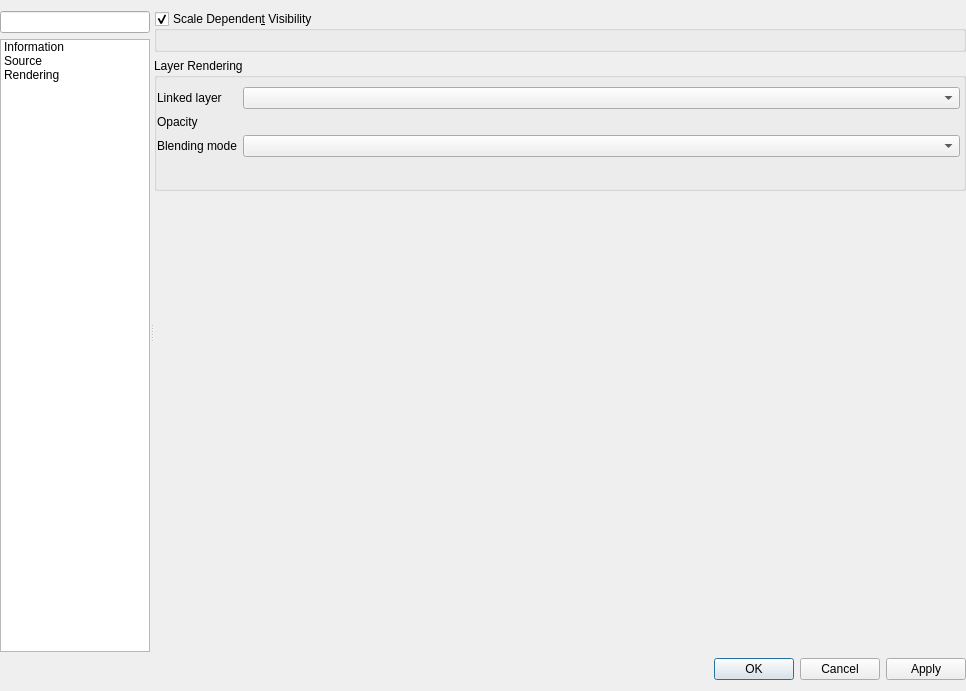
<?xml version="1.0" encoding="UTF-8"?>
<ui version="4.0">
 <class>QgsAnnotationLayerPropertiesBase</class>
 <widget class="QDialog" name="QgsAnnotationLayerPropertiesBase">
  <property name="geometry">
   <rect>
    <x>0</x>
    <y>0</y>
    <width>966</width>
    <height>691</height>
   </rect>
  </property>
  <property name="minimumSize">
   <size>
    <width>700</width>
    <height>0</height>
   </size>
  </property>
  <property name="windowTitle">
   <string>Annotation Layer Properties</string>
  </property>
  <layout class="QVBoxLayout" name="verticalLayout">
   <property name="leftMargin">
    <number>0</number>
   </property>
   <property name="rightMargin">
    <number>0</number>
   </property>
   <item>
    <widget class="QSplitter" name="mOptionsSplitter">
     <property name="orientation">
      <enum>Qt::Horizontal</enum>
     </property>
     <property name="childrenCollapsible">
      <bool>false</bool>
     </property>
     <widget class="QFrame" name="mOptionsListFrame">
      <property name="minimumSize">
       <size>
        <width>0</width>
        <height>0</height>
       </size>
      </property>
      <property name="frameShape">
       <enum>QFrame::NoFrame</enum>
      </property>
      <property name="frameShadow">
       <enum>QFrame::Raised</enum>
      </property>
      <layout class="QVBoxLayout" name="verticalLayout_2">
       <property name="leftMargin">
        <number>0</number>
       </property>
       <property name="topMargin">
        <number>0</number>
       </property>
       <property name="rightMargin">
        <number>0</number>
       </property>
       <property name="bottomMargin">
        <number>0</number>
       </property>
       <item>
        <widget class="QgsFilterLineEdit" name="mSearchLineEdit"/>
       </item>
       <item>
        <widget class="QListWidget" name="mOptionsListWidget">
         <property name="minimumSize">
          <size>
           <width>58</width>
           <height>0</height>
          </size>
         </property>
         <property name="maximumSize">
          <size>
           <width>150</width>
           <height>16777215</height>
          </size>
         </property>
         <property name="horizontalScrollBarPolicy">
          <enum>Qt::ScrollBarAlwaysOff</enum>
         </property>
         <property name="editTriggers">
          <set>QAbstractItemView::NoEditTriggers</set>
         </property>
         <property name="iconSize">
          <size>
           <width>32</width>
           <height>32</height>
          </size>
         </property>
         <property name="textElideMode">
          <enum>Qt::ElideNone</enum>
         </property>
         <property name="resizeMode">
          <enum>QListView::Adjust</enum>
         </property>
         <property name="wordWrap">
          <bool>true</bool>
         </property>
         <item>
          <property name="text">
           <string>Information</string>
          </property>
          <property name="toolTip">
           <string>Information</string>
          </property>
          <property name="icon">
           <iconset resource="../../../images/images.qrc">
            <normaloff>:/images/themes/default/propertyicons/metadata.svg</normaloff>:/images/themes/default/propertyicons/metadata.svg</iconset>
          </property>
         </item>
         <item>
          <property name="text">
           <string>Source</string>
          </property>
          <property name="toolTip">
           <string>Source</string>
          </property>
          <property name="icon">
           <iconset resource="../../../images/images.qrc">
            <normaloff>:/images/themes/default/propertyicons/system.svg</normaloff>:/images/themes/default/propertyicons/system.svg</iconset>
          </property>
         </item>
         <item>
          <property name="text">
           <string>Rendering</string>
          </property>
          <property name="toolTip">
           <string>Rendering</string>
          </property>
          <property name="icon">
           <iconset resource="../../../images/images.qrc">
            <normaloff>:/images/themes/default/propertyicons/rendering.svg</normaloff>:/images/themes/default/propertyicons/rendering.svg</iconset>
          </property>
         </item>
        </widget>
       </item>
      </layout>
     </widget>
     <widget class="QFrame" name="mOptionsFrame">
      <property name="sizePolicy">
       <sizepolicy hsizetype="Expanding" vsizetype="Preferred">
        <horstretch>1</horstretch>
        <verstretch>0</verstretch>
       </sizepolicy>
      </property>
      <property name="frameShape">
       <enum>QFrame::NoFrame</enum>
      </property>
      <property name="frameShadow">
       <enum>QFrame::Raised</enum>
      </property>
      <layout class="QVBoxLayout" name="verticalLayout_3">
       <property name="leftMargin">
        <number>0</number>
       </property>
       <property name="topMargin">
        <number>0</number>
       </property>
       <property name="rightMargin">
        <number>0</number>
       </property>
       <property name="bottomMargin">
        <number>0</number>
       </property>
       <item>
        <widget class="QStackedWidget" name="mOptionsStackedWidget">
         <property name="sizePolicy">
          <sizepolicy hsizetype="Expanding" vsizetype="Expanding">
           <horstretch>0</horstretch>
           <verstretch>0</verstretch>
          </sizepolicy>
         </property>
         <property name="frameShadow">
          <enum>QFrame::Plain</enum>
         </property>
         <property name="currentIndex">
          <number>2</number>
         </property>
         <widget class="QWidget" name="mOptsPage_Information">
          <layout class="QVBoxLayout" name="verticalLayout_4">
           <property name="leftMargin">
            <number>0</number>
           </property>
           <property name="topMargin">
            <number>0</number>
           </property>
           <property name="rightMargin">
            <number>0</number>
           </property>
           <property name="bottomMargin">
            <number>0</number>
           </property>
           <item>
            <widget class="QTextBrowser" name="mInformationTextBrowser"/>
           </item>
          </layout>
         </widget>
         <widget class="QWidget" name="mOptsPage_Source">
          <layout class="QVBoxLayout" name="verticalLayout_9">
           <property name="leftMargin">
            <number>0</number>
           </property>
           <property name="topMargin">
            <number>0</number>
           </property>
           <property name="rightMargin">
            <number>0</number>
           </property>
           <property name="bottomMargin">
            <number>0</number>
           </property>
           <item>
            <widget class="QgsCollapsibleGroupBox" name="groupBox_60">
             <property name="title">
              <string>Settings</string>
             </property>
             <layout class="QVBoxLayout" name="verticalLayout_260">
              <item>
               <layout class="QHBoxLayout" name="horizontalLayout_13">
                <item>
                 <widget class="QLabel" name="label_6">
                  <property name="text">
                   <string>Layer name</string>
                  </property>
                 </widget>
                </item>
                <item>
                 <widget class="QLineEdit" name="mLayerOrigNameLineEdit"/>
                </item>
               </layout>
              </item>
             </layout>
            </widget>
           </item>
           <item>
            <widget class="QgsCollapsibleGroupBox" name="mCrsGroupBox">
             <property name="focusPolicy">
              <enum>Qt::StrongFocus</enum>
             </property>
             <property name="title">
              <string>Assigned Coordinate Reference System (CRS)</string>
             </property>
             <property name="checkable">
              <bool>false</bool>
             </property>
             <property name="syncGroup" stdset="0">
              <string notr="true">vectorgeneral</string>
             </property>
             <layout class="QVBoxLayout" name="verticalLayout_28">
              <property name="spacing">
               <number>6</number>
              </property>
              <item>
               <widget class="QgsProjectionSelectionWidget" name="mCrsSelector" native="true">
                <property name="focusPolicy">
                 <enum>Qt::StrongFocus</enum>
                </property>
               </widget>
              </item>
              <item>
               <widget class="QLabel" name="label_7">
                <property name="text">
                 <string>&lt;html&gt;&lt;head/&gt;&lt;body&gt;&lt;p&gt;&lt;span style=&quot; font-weight:600;&quot;&gt;Changing this option does not modify the original data source or perform any reprojection of points. Rather, it can be used to override the layer's CRS within this project if it could not be detected or has been incorrectly detected.&lt;/span&gt;&lt;/p&gt;&lt;/body&gt;&lt;/html&gt;</string>
                </property>
                <property name="textFormat">
                 <enum>Qt::RichText</enum>
                </property>
                <property name="wordWrap">
                 <bool>true</bool>
                </property>
               </widget>
              </item>
              <item>
               <widget class="Line" name="line_2">
                <property name="orientation">
                 <enum>Qt::Vertical</enum>
                </property>
               </widget>
              </item>
             </layout>
            </widget>
           </item>
           <item>
            <spacer name="verticalSpacer">
             <property name="orientation">
              <enum>Qt::Vertical</enum>
             </property>
             <property name="sizeHint" stdset="0">
              <size>
               <width>20</width>
               <height>40</height>
              </size>
             </property>
            </spacer>
           </item>
          </layout>
         </widget>
         <widget class="QWidget" name="page">
          <layout class="QVBoxLayout" name="verticalLayout_5">
           <property name="leftMargin">
            <number>0</number>
           </property>
           <property name="topMargin">
            <number>0</number>
           </property>
           <property name="rightMargin">
            <number>0</number>
           </property>
           <property name="bottomMargin">
            <number>0</number>
           </property>
           <item>
            <widget class="QgsScrollArea" name="scrollArea_19">
             <property name="frameShape">
              <enum>QFrame::NoFrame</enum>
             </property>
             <property name="widgetResizable">
              <bool>true</bool>
             </property>
             <widget class="QWidget" name="scrollAreaWidgetContents_19">
              <property name="geometry">
               <rect>
                <x>0</x>
                <y>0</y>
                <width>812</width>
                <height>641</height>
               </rect>
              </property>
              <layout class="QVBoxLayout" name="verticalLayout_6">
               <property name="leftMargin">
                <number>0</number>
               </property>
               <property name="topMargin">
                <number>0</number>
               </property>
               <property name="rightMargin">
                <number>0</number>
               </property>
               <property name="bottomMargin">
                <number>0</number>
               </property>
               <item>
                <widget class="QgsCollapsibleGroupBox" name="mScaleVisibilityGroupBox">
                 <property name="title">
                  <string>Scale Dependen&amp;t Visibility</string>
                 </property>
                 <property name="checkable">
                  <bool>true</bool>
                 </property>
                 <layout class="QGridLayout" name="gridLayout_6">
                  <item row="0" column="0">
                   <widget class="QgsScaleRangeWidget" name="mScaleRangeWidget" native="true">
                    <property name="focusPolicy">
                     <enum>Qt::StrongFocus</enum>
                    </property>
                   </widget>
                  </item>
                 </layout>
                </widget>
               </item>
               <item>
                <widget class="QGroupBox" name="mLayerRenderingGroupBox">
                 <property name="title">
                  <string>Layer Rendering</string>
                 </property>
                 <property name="flat">
                  <bool>true</bool>
                 </property>
                 <property name="checkable">
                  <bool>false</bool>
                 </property>
                 <property name="collapsed" stdset="0">
                  <bool>true</bool>
                 </property>
                 <property name="saveCollapsedState" stdset="0">
                  <bool>false</bool>
                 </property>
                 <layout class="QGridLayout" name="gridLayout_2" columnstretch="1,0,0,2">
                  <property name="leftMargin">
                   <number>0</number>
                  </property>
                  <property name="rightMargin">
                   <number>3</number>
                  </property>
                  <item row="3" column="0" colspan="4">
                   <widget class="QgsEffectStackCompactWidget" name="mEffectWidget" native="true">
                    <property name="minimumSize">
                     <size>
                      <width>16</width>
                      <height>16</height>
                     </size>
                    </property>
                    <property name="focusPolicy">
                     <enum>Qt::StrongFocus</enum>
                    </property>
                   </widget>
                  </item>
                  <item row="1" column="0">
                   <widget class="QLabel" name="lblTransparency">
                    <property name="text">
                     <string>Opacity</string>
                    </property>
                   </widget>
                  </item>
                  <item row="1" column="1" colspan="3">
                   <widget class="QgsOpacityWidget" name="mOpacityWidget" native="true">
                    <property name="focusPolicy">
                     <enum>Qt::StrongFocus</enum>
                    </property>
                   </widget>
                  </item>
                  <item row="2" column="0">
                   <widget class="QLabel" name="lblBlend">
                    <property name="text">
                     <string>Blending mode</string>
                    </property>
                   </widget>
                  </item>
                  <item row="2" column="1" colspan="3">
                   <widget class="QgsBlendModeComboBox" name="mBlendModeComboBox">
                    <property name="sizePolicy">
                     <sizepolicy hsizetype="Expanding" vsizetype="Preferred">
                      <horstretch>4</horstretch>
                      <verstretch>0</verstretch>
                     </sizepolicy>
                    </property>
                   </widget>
                  </item>
                  <item row="0" column="0">
                   <widget class="QLabel" name="layerLabel">
                    <property name="text">
                     <string>Linked layer</string>
                    </property>
                   </widget>
                  </item>
                  <item row="0" column="1" colspan="3">
                   <widget class="QgsMapLayerComboBox" name="mLayerComboBox">
                    <property name="toolTip">
                     <string>Allows the annotation layer to be associated with a map layer. If set, the annotations will only be visible when the layer is visible.</string>
                    </property>
                   </widget>
                  </item>
                 </layout>
                </widget>
               </item>
               <item>
                <spacer name="verticalSpacer_2">
                 <property name="orientation">
                  <enum>Qt::Vertical</enum>
                 </property>
                 <property name="sizeHint" stdset="0">
                  <size>
                   <width>20</width>
                   <height>40</height>
                  </size>
                 </property>
                </spacer>
               </item>
              </layout>
             </widget>
            </widget>
           </item>
          </layout>
         </widget>
        </widget>
       </item>
      </layout>
     </widget>
    </widget>
   </item>
   <item>
    <widget class="QFrame" name="mButtonBoxFrame">
     <property name="sizePolicy">
      <sizepolicy hsizetype="Preferred" vsizetype="Maximum">
       <horstretch>0</horstretch>
       <verstretch>0</verstretch>
      </sizepolicy>
     </property>
     <property name="frameShape">
      <enum>QFrame::NoFrame</enum>
     </property>
     <property name="frameShadow">
      <enum>QFrame::Raised</enum>
     </property>
     <layout class="QGridLayout" name="gridLayout">
      <property name="leftMargin">
       <number>0</number>
      </property>
      <property name="topMargin">
       <number>0</number>
      </property>
      <property name="rightMargin">
       <number>0</number>
      </property>
      <property name="bottomMargin">
       <number>0</number>
      </property>
      <item row="0" column="0" colspan="2">
       <widget class="QDialogButtonBox" name="buttonBox">
        <property name="orientation">
         <enum>Qt::Horizontal</enum>
        </property>
        <property name="standardButtons">
         <set>QDialogButtonBox::Apply|QDialogButtonBox::Cancel|QDialogButtonBox::Ok</set>
        </property>
       </widget>
      </item>
     </layout>
    </widget>
   </item>
  </layout>
 </widget>
 <customwidgets>
  <customwidget>
   <class>QgsFilterLineEdit</class>
   <extends>QLineEdit</extends>
   <header>qgsfilterlineedit.h</header>
  </customwidget>
  <customwidget>
   <class>QgsCollapsibleGroupBox</class>
   <extends>QGroupBox</extends>
   <header>qgscollapsiblegroupbox.h</header>
   <container>1</container>
  </customwidget>
  <customwidget>
   <class>QgsProjectionSelectionWidget</class>
   <extends>QWidget</extends>
   <header>qgsprojectionselectionwidget.h</header>
   <container>1</container>
  </customwidget>
  <customwidget>
   <class>QgsScrollArea</class>
   <extends>QScrollArea</extends>
   <header>qgsscrollarea.h</header>
   <container>1</container>
  </customwidget>
  <customwidget>
   <class>QgsScaleRangeWidget</class>
   <extends>QWidget</extends>
   <header>qgsscalerangewidget.h</header>
  </customwidget>
  <customwidget>
   <class>QgsBlendModeComboBox</class>
   <extends>QComboBox</extends>
   <header>qgsblendmodecombobox.h</header>
  </customwidget>
  <customwidget>
   <class>QgsEffectStackCompactWidget</class>
   <extends>QWidget</extends>
   <header>qgseffectstackpropertieswidget.h</header>
   <container>1</container>
  </customwidget>
  <customwidget>
   <class>QgsOpacityWidget</class>
   <extends>QWidget</extends>
   <header>qgsopacitywidget.h</header>
   <container>1</container>
  </customwidget>
  <customwidget>
   <class>QgsMapLayerComboBox</class>
   <extends>QComboBox</extends>
   <header location="global">qgsmaplayercombobox.h</header>
  </customwidget>
 </customwidgets>
 <tabstops>
  <tabstop>mSearchLineEdit</tabstop>
  <tabstop>mOptionsListWidget</tabstop>
  <tabstop>mInformationTextBrowser</tabstop>
  <tabstop>mLayerOrigNameLineEdit</tabstop>
  <tabstop>mCrsGroupBox</tabstop>
  <tabstop>mCrsSelector</tabstop>
  <tabstop>scrollArea_19</tabstop>
  <tabstop>mScaleVisibilityGroupBox</tabstop>
  <tabstop>mScaleRangeWidget</tabstop>
  <tabstop>mOpacityWidget</tabstop>
  <tabstop>mBlendModeComboBox</tabstop>
  <tabstop>mEffectWidget</tabstop>
 </tabstops>
 <resources>
  <include location="../../../images/images.qrc"/>
 </resources>
 <connections>
  <connection>
   <sender>mOptionsListWidget</sender>
   <signal>currentRowChanged(int)</signal>
   <receiver>mOptionsStackedWidget</receiver>
   <slot>setCurrentIndex(int)</slot>
   <hints>
    <hint type="sourcelabel">
     <x>86</x>
     <y>325</y>
    </hint>
    <hint type="destinationlabel">
     <x>794</x>
     <y>14</y>
    </hint>
   </hints>
  </connection>
 </connections>
</ui>
